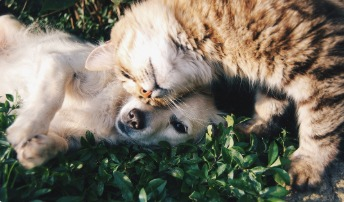
#> input picture ManipulacaoImagem/tensor.jpeg, 344 x 202 px, found by its file name
$ python Rotacao.py
#> lines starting #> are read from the running program, lines starting #| are printed output that depends on the picture
from PIL import Image
import numpy as np

# 1. Carregar a imagem e transformar em array Numpy
caminho_entrada = (r"C:\Users\Maria\Desktop\CG\tensor.jpeg")
imagem = Image.open(caminho_entrada)
#> imagem is the input picture: PIL image 344x202 RGB; mean R, G, B 122, 115.6, 101.6
arr = np.array(imagem)
# shape: (altura, largura, canais)

print(f"Original: shape Numpy: {arr.shape} (altura, largura, canais)")
#| Original: shape Numpy: (202, 344, 3) (altura, largura, canais)

# 2. Rotacionar 90 graus no sentido horário usando Numpy.np.rot90(arr, k) gira k*90 graus
# no sentido anti-horário, então para girar 90 graus no sentido horário, usamos k=-1
#Rotação de 90 graus é só permutação de eixos + espelhamento (não precisa interpolar)
arr_rotacionado = np.rot90(arr, k=-7)  # shape: (largura, altura, canais)
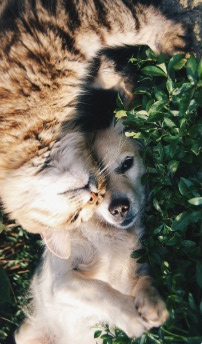
#> arr_rotacionado: shape (344, 202, 3); mean R, G, B 122, 115.6, 101.6

print(f"Rotacionado: shape Numpy: {arr_rotacionado.shape} (altura, largura, canais)")
#| Rotacionado: shape Numpy: (344, 202, 3) (altura, largura, canais)

# 3. Voltar para PIL só para salvar em disco
caminho_saida = r"C:\Users\Maria\Desktop\CG\tensor_rotacionado_k=-7.jpeg"
Image.fromarray(arr_rotacionado).save(caminho_saida)

print(f"Imagem rotacionada salva com sucesso!")

$ run again, with ManipulacaoImagem/pup.jpeg copied over ManipulacaoImagem/tensor.jpeg
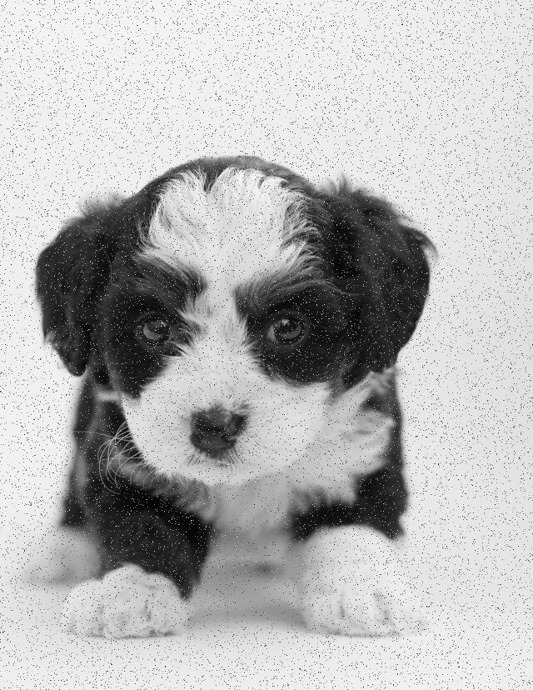
#> input picture ManipulacaoImagem/pup.jpeg, 533 x 690 px, found by its file name
#> imagem is the input picture: PIL image 533x690 RGB; min 0, max 255, mean 182.4
#| Original: shape Numpy: (690, 533, 3) (altura, largura, canais)
#> `arr_rotacionado = np.rot90(arr, k=-7)`:
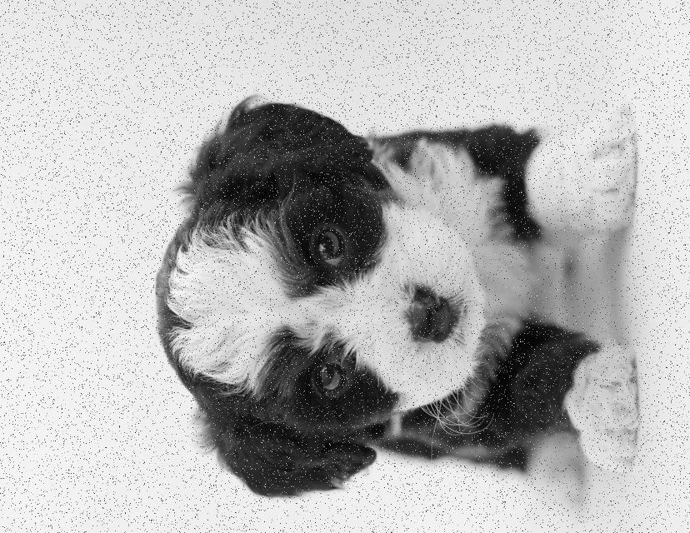
#> arr_rotacionado: shape (533, 690, 3); min 0, max 255, mean 182.4
#| Rotacionado: shape Numpy: (533, 690, 3) (altura, largura, canais)

$ run again, with ManipulacaoImagem/puppy.jpeg copied over ManipulacaoImagem/tensor.jpeg
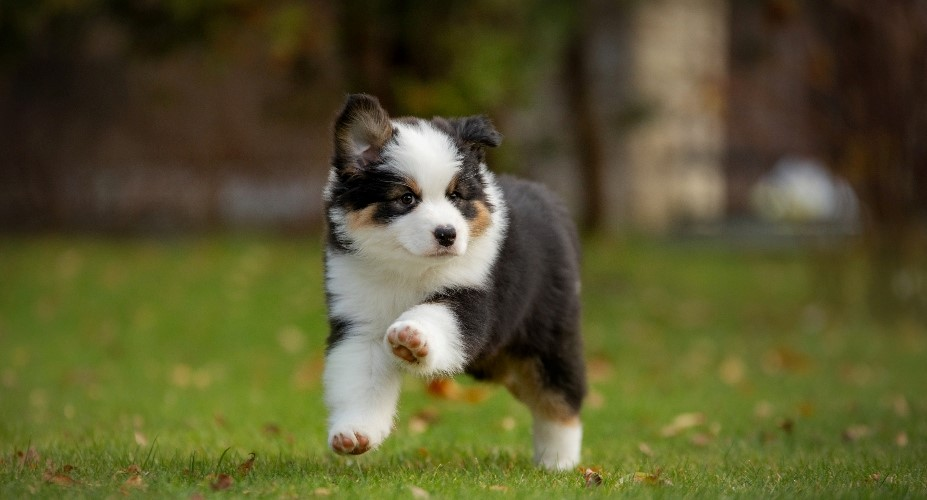
#> input picture ManipulacaoImagem/puppy.jpeg, 927 x 500 px, found by its file name
#> imagem is the input picture: PIL image 927x500 RGB; mean R, G, B 88.2, 85.8, 46.3
#| Original: shape Numpy: (500, 927, 3) (altura, largura, canais)
#> `arr_rotacionado = np.rot90(arr, k=-7)`:
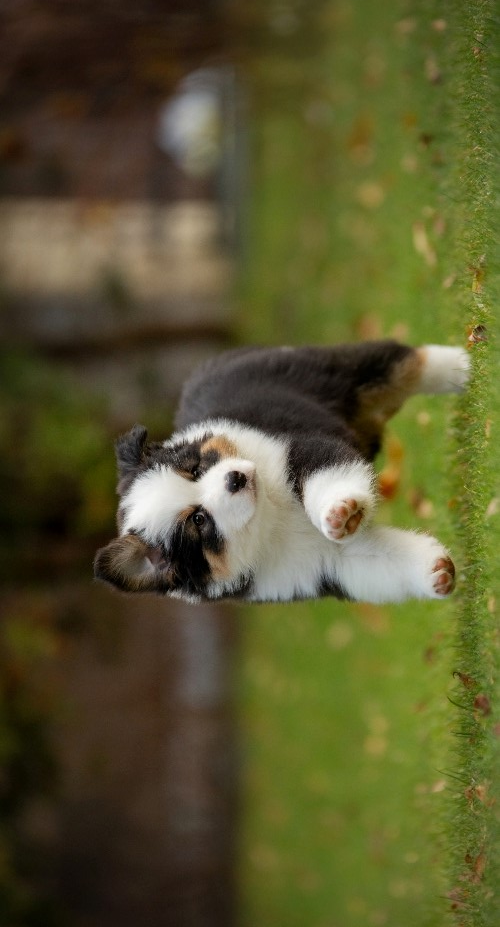
#> arr_rotacionado: shape (927, 500, 3); mean R, G, B 88.2, 85.8, 46.3
#| Rotacionado: shape Numpy: (927, 500, 3) (altura, largura, canais)

$ run again, with ManipulacaoImagem/sheep.jpeg copied over ManipulacaoImagem/tensor.jpeg
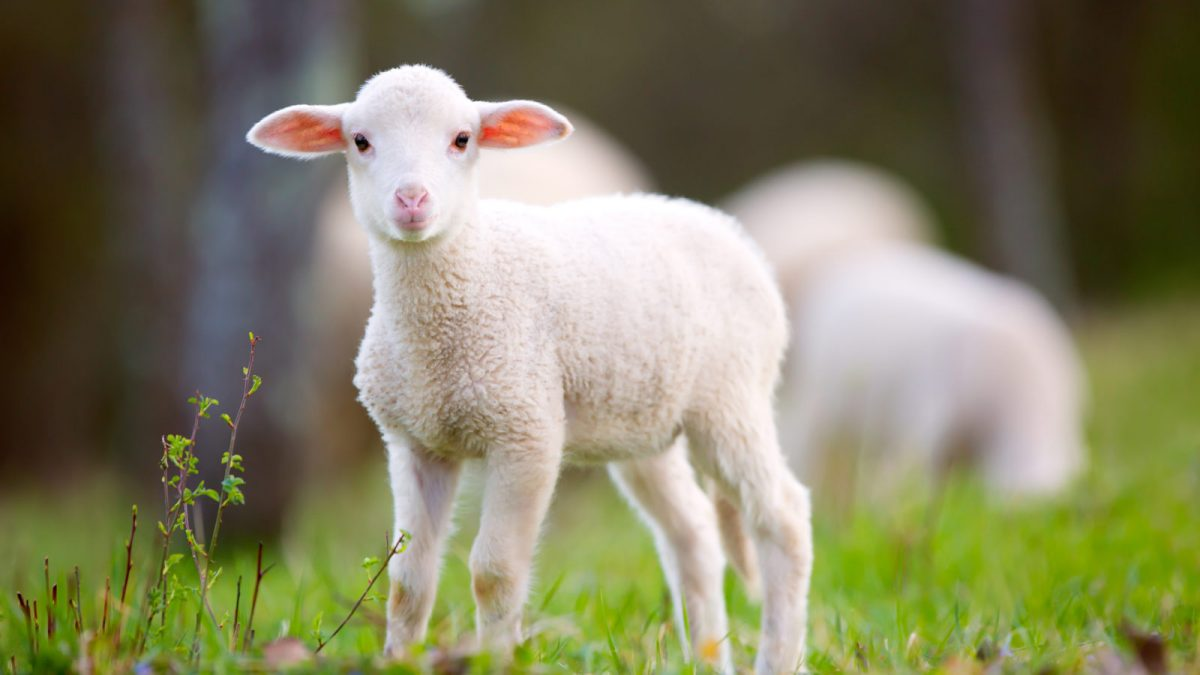
#> input picture ManipulacaoImagem/sheep.jpeg, 1200 x 675 px, found by its file name
#> imagem is the input picture: PIL image 1200x675 RGB; mean R, G, B 130.2, 127.9, 98.1
#| Original: shape Numpy: (675, 1200, 3) (altura, largura, canais)
#> `arr_rotacionado = np.rot90(arr, k=-7)`:
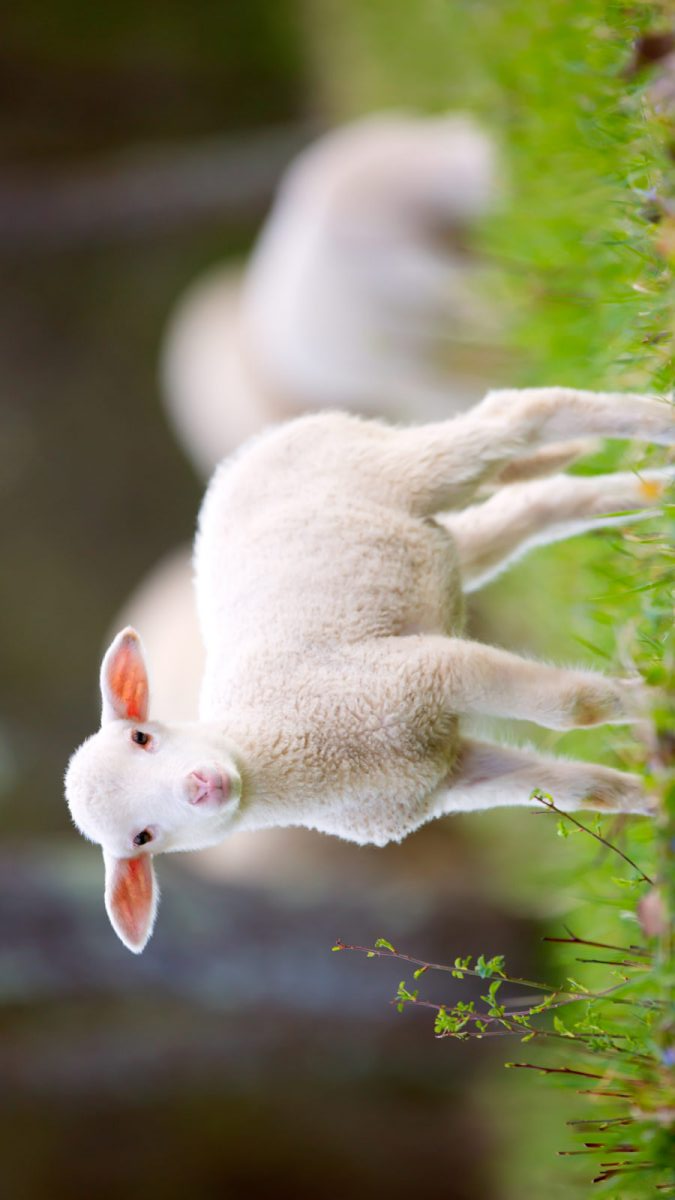
#> arr_rotacionado: shape (1200, 675, 3); mean R, G, B 130.2, 127.9, 98.1
#| Rotacionado: shape Numpy: (1200, 675, 3) (altura, largura, canais)
